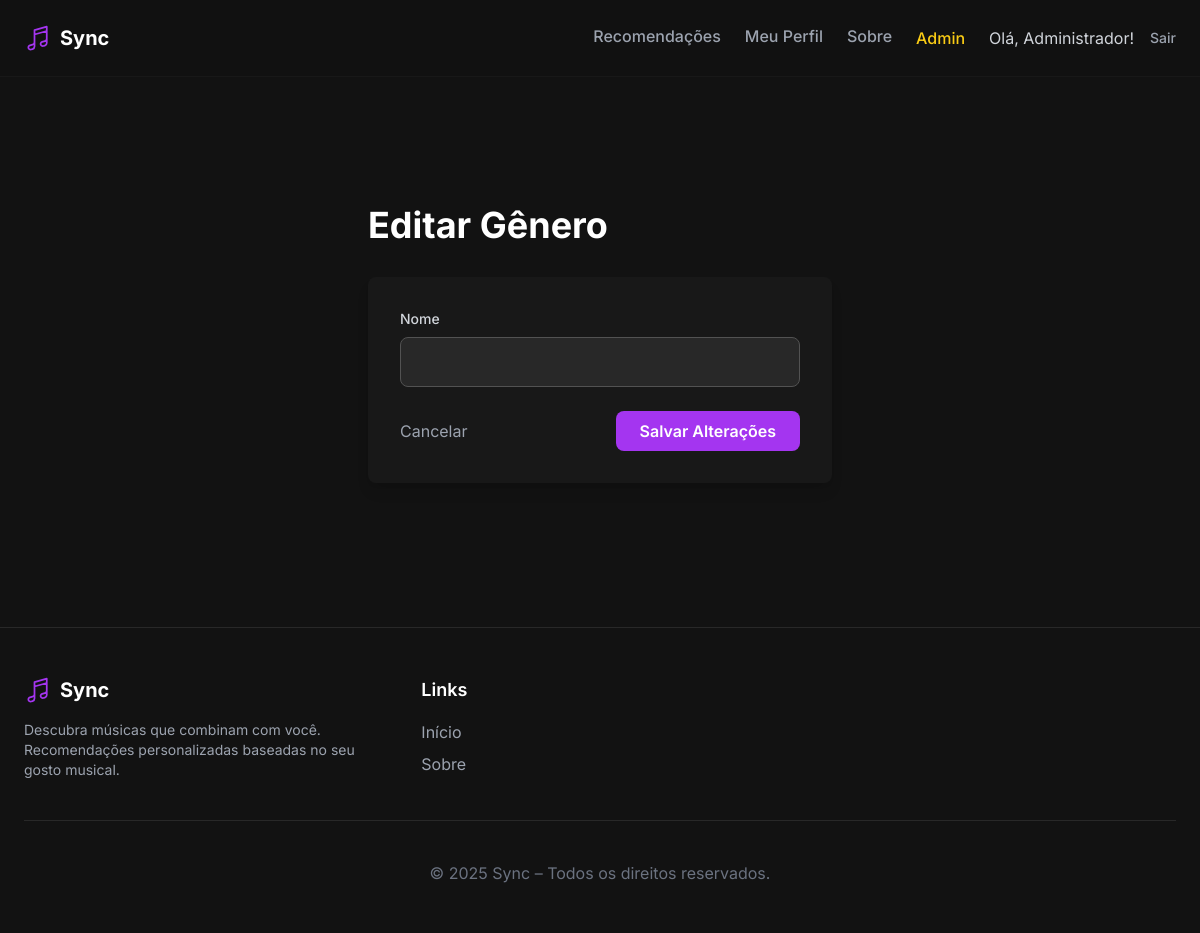
The page /admin/generos/edit/1 (signed in) on the database as committed earlier.
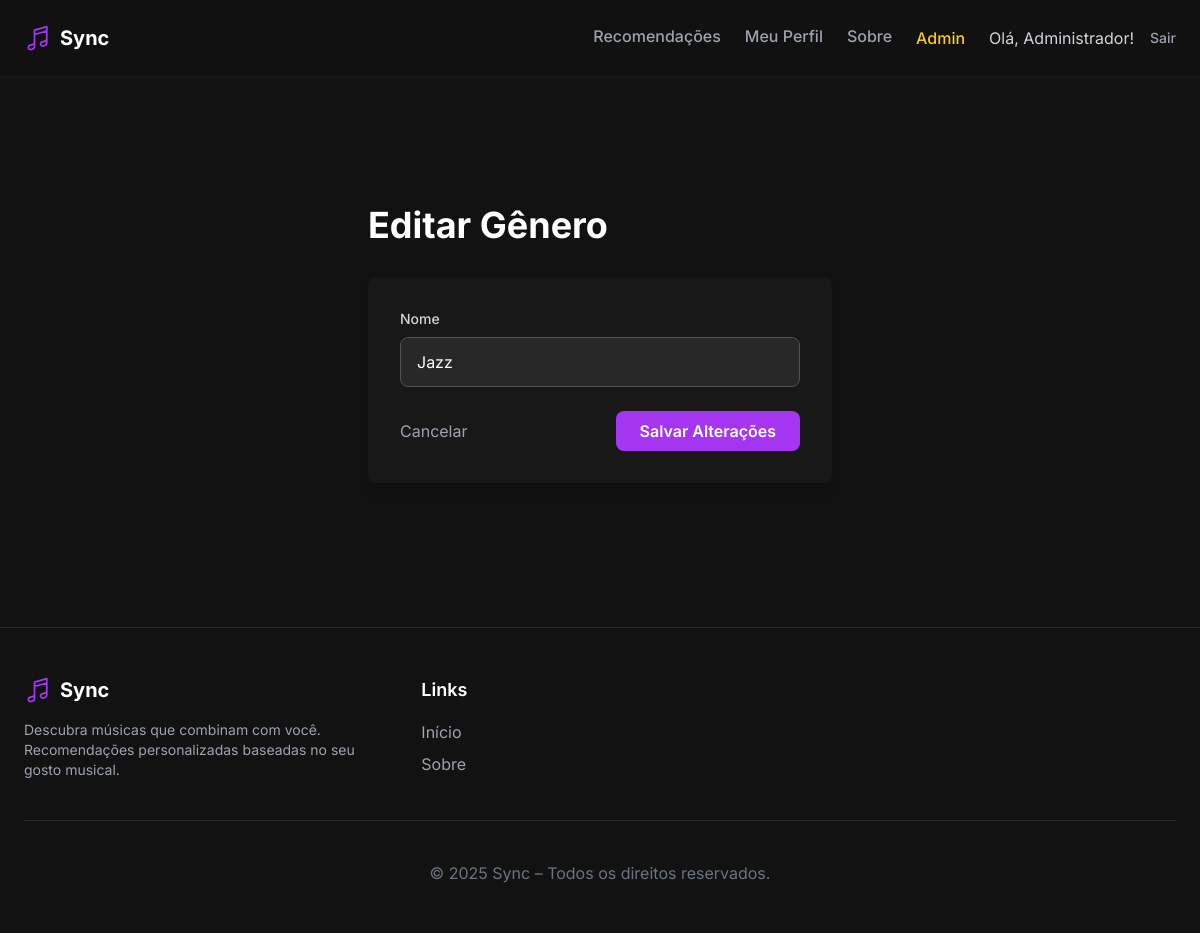
The same page on the database as committed later.
### app/models.py (models this page shows)
class User(db.Model, UserMixin):
    id = db.Column(db.Integer, primary_key=True)
    nome = db.Column(db.String(150), nullable=False)
    email = db.Column(db.String(150), unique=True, nullable=False)
    senha = db.Column(db.String(200), nullable=False)
    is_admin = db.Column(db.Boolean, default=False)
    generos = db.relationship("UserGenero", back_populates="usuario")
    artistas = db.relationship("UserArtista", back_populates="usuario")

class Genero(db.Model):
    id = db.Column(db.Integer, primary_key=True)
    nome = db.Column(db.String(150), unique=True, nullable=False)
    musicas = db.relationship('Musica', secondary=musica_genero,
                              back_populates='generos')

### app/views.py (the view)
@app.route("/admin/generos/edit/<int:id>", methods=["GET", "POST"])
@login_required
def admin_edit_genero(id):
    admin_required()
    g = Genero.query.get(id)
    if request.method == "POST":
        g.nome = request.form["nome"]
        db.session.commit()
        return redirect(url_for('admin_dashboard'))
    return render_template("edit.html", tipo="Gênero", item=g)

### app/views.py (called while the page is built)
@login_manager.user_loader
def load_user(user_id):
    return User.query.get(int(user_id))

def admin_required():
    if not current_user.is_authenticated or not current_user.is_admin:
        flash('Acesso negado. Você precisa ser um administrador.', 'danger')
        return redirect(url_for('home'))

### app/templates/edit.html (shortened to what this page needs)
{% extends "base.html" %}
{% block content %}
    {% include "nav.html" %}
    <main class="flex-grow flex flex-col items-center pt-32 pb-16">
        <div class="max-w-lg w-full px-6">
            <h1 class="text-4xl font-bold mb-8">Editar {{ tipo }}</h1>
            <div class="bg-neutral-800 p-8 rounded-lg shadow-lg">
                <form method="POST" action=""> <div class="mb-4">
                        <label for="nome" class="block text-sm font-medium text-gray-300 mb-2">Nome</label>
                        <input type="text" name="nome" value="{{ item.nome }}" class="w-full px-4 py-3 bg-neutral-700 border border-neutral-600 rounded-lg focus:outline-none focus:ring-2 focus:ring-purple-500" required>
                    </div>
                    <div class="flex items-center justify-between mt-6">
                        <a href="{{ url_for('admin_dashboard') }}" class="text-gray-400 hover:text-white">Cancelar</a>
                        <button type="submit" class="bg-purple-500 text-white font-semibold py-2 px-6 rounded-lg hover:bg-purple-600">
                            Salvar Alterações
                        </button>
                    </div>
                </form>
            </div>
        </div>
    </main>
    {% include "footer.html" %}
{% endblock %}

### app/templates/base.html (shortened to what this page needs)
<!DOCTYPE html>
<html lang="pt-br">
<head>
    <script src="https://cdn.tailwindcss.com"></script>
</head>
<body class="bg-neutral-900 text-white font-sans flex flex-col min-h-screen">
    {% block content %}
    {% endblock %}
</body>
</html>

### app/templates/nav.html (shortened to what this page needs)
{% if current_user.is_authenticated %}
    <header class="sticky top-0 bg-neutral-900/80 backdrop-blur-sm w-full p-6 flex justify-between items-center z-10 border-b border-neutral-800">
        <div class="flex items-center gap-8">
            <a href="{{ url_for('home') }}" class="flex items-center gap-2">
                <span class="text-xl font-bold hidden sm:block">Sync</span>
            </a>
            </div>
        <div class="flex items-center gap-6">
            <nav class="hidden md:flex items-center gap-6">
                <a href="{{ url_for('home') }}"
                   class="font-medium pb-1 {% if request.endpoint == 'home' %}text-white border-b-2 border-purple-500{% else %}text-gray-400 hover:text-white{% endif %}">
                   Recomendações
                </a>
                <a href="{{ url_for('perfil') }}"
                   class="font-medium pb-1 {% if request.endpoint == 'perfil' %}text-white border-b-2 border-purple-500{% else %}text-gray-400 hover:text-white{% endif %}">
                   Meu Perfil
                </a>
                <a href="{{ url_for('sobre') }}"
                   class="font-medium pb-1 {% if request.endpoint == 'sobre' %}text-white border-b-2 border-purple-500{% else %}text-gray-400 hover:text-white{% endif %}">
                   Sobre
                </a>
                {% if current_user.is_admin %}
                    <a href="{{ url_for('admin_dashboard') }}" class="font-medium text-yellow-400 hover:text-white">Admin</a>
                {% endif %}
            </nav>
            <div class="flex items-center gap-4">
                <span class="text-gray-300 hidden lg:block">Olá, {{ current_user.nome }}!</span>
                <a href="{{ url_for('logout') }}" class="text-gray-400 font-medium hover:text-white text-sm">Sair</a>
            </div>
        </div>
    </header>
{% endif %}

### app/templates/footer.html (shortened to what this page needs)
<footer class="w-full border-t border-neutral-700 mt-20 px-6 py-12">
    <div class="max-w-6xl mx-auto grid grid-cols-1 md:grid-cols-3 gap-10">
        <div>
            <a href="{{ url_for('home') }}" class="flex items-center gap-2 mb-4">
                <span class="text-xl font-bold">Sync</span>
            </a>
            <p class="text-gray-400 text-sm">Descubra músicas que combinam com você. Recomendações personalizadas baseadas no seu gosto musical.</p>
        </div>
        <div>
            <h3 class="text-lg font-semibold mb-4">Links</h3>
            <ul class="space-y-2">
                <li><a href="{{ url_for('home') }}" class="text-gray-400 hover:text-white">Início</a></li>
                <li><a href="{{ url_for('sobre') }}" class="text-gray-400 hover:text-white">Sobre</a></li>
            </ul>
        </div>
        </div>
    <div class="text-center text-gray-500 mt-10 pt-10 border-t border-neutral-700">
        &copy; 2025 Sync – Todos os direitos reservados.
    </div>
</footer>

Rows that differ between the two databases and show on the page:
added Genero: nome "Jazz"
